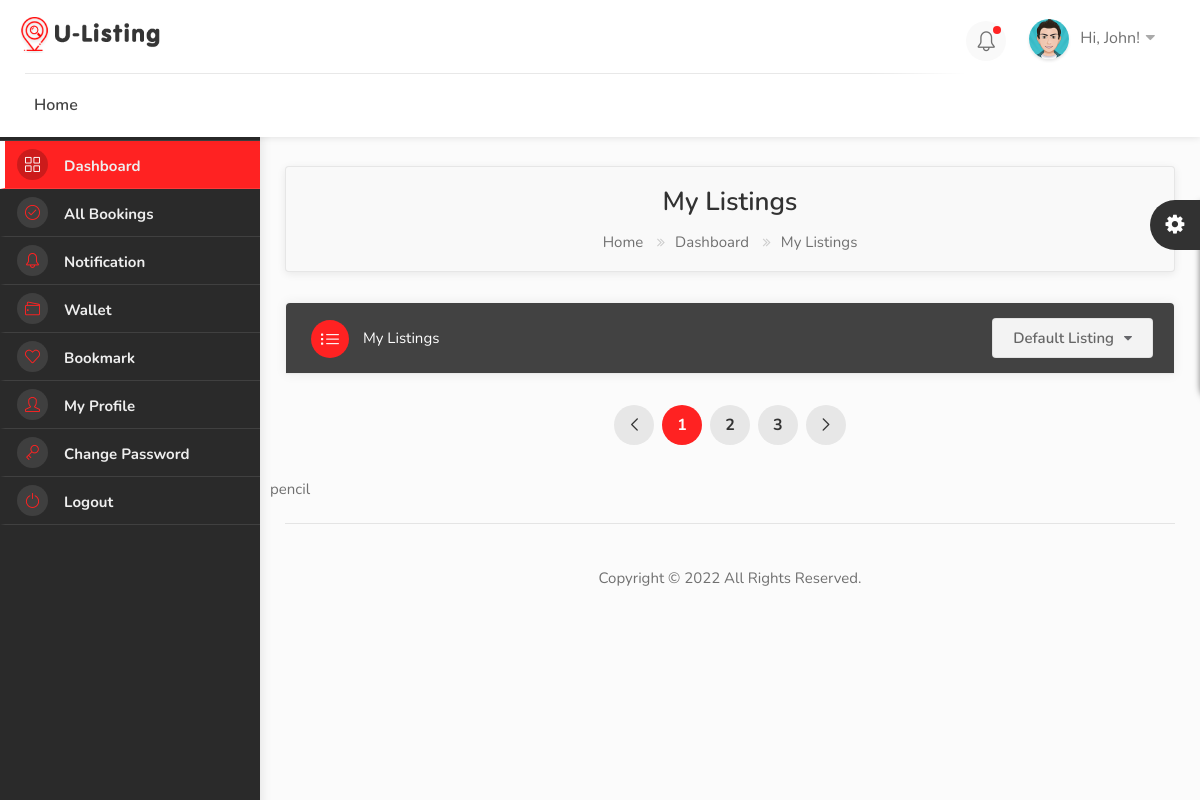
Before: /dashboard/bookings/ (signed in) with the older database file.
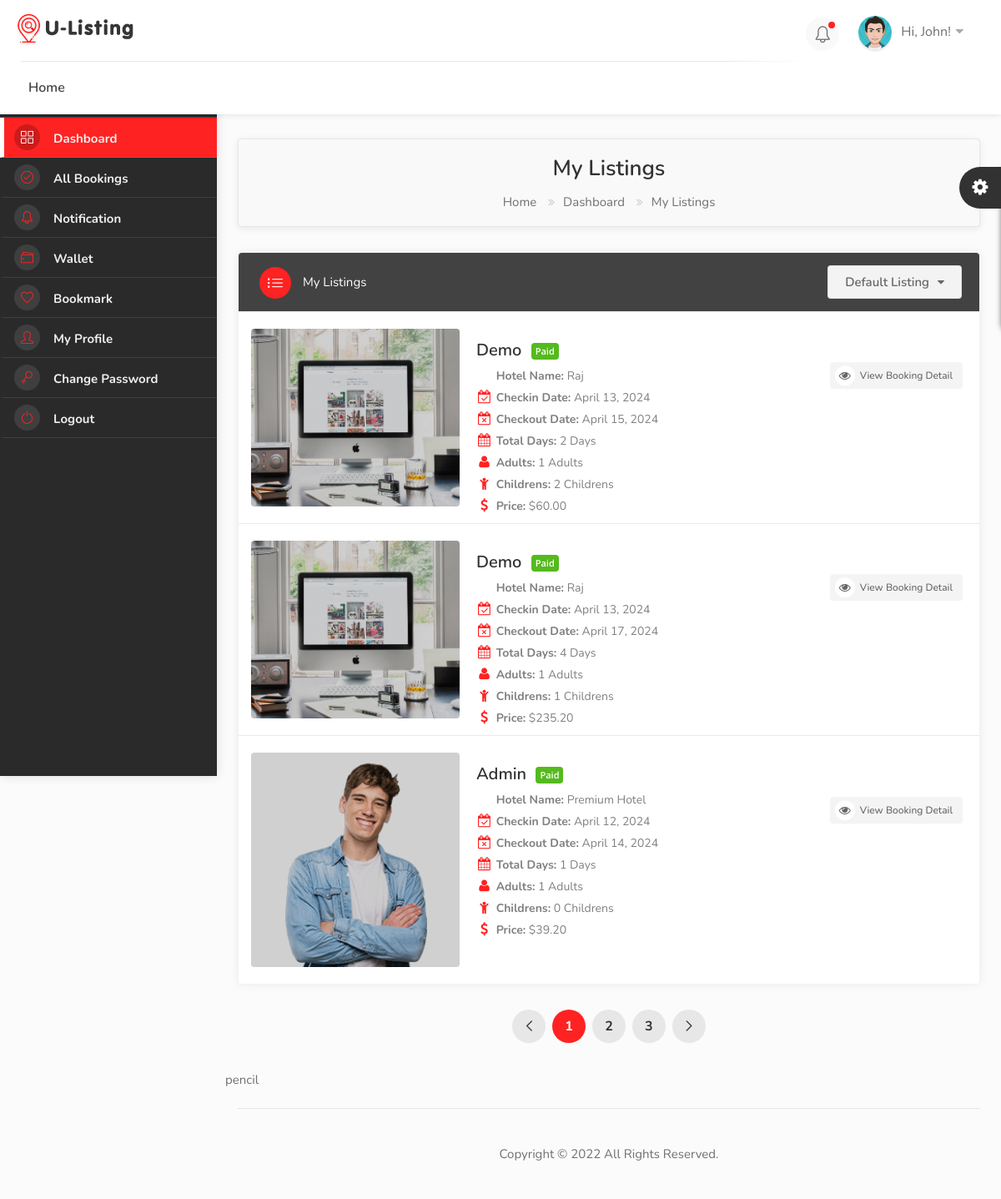
After: the same page with the newer database file.
### hotel/models.py (models this page shows, shortened)
class Booking(models.Model):
    user = models.ForeignKey(User, on_delete=models.SET_NULL, null=True, blank=True)
    payment_status = models.CharField(max_length=100, choices=PAYMENT_STATUS)
    coupons = models.ManyToManyField('hotel.Coupon', blank=True)
    full_name = models.CharField(max_length=100)
    email = models.CharField(max_length=100)
    phone = models.CharField(max_length=100)
    hotel = models.ForeignKey(Hotel, on_delete=models.SET_NULL, null=True, blank=True)
    room_type = models.ForeignKey(RoomType, on_delete=models.SET_NULL, null=True, blank=True)
    room = models.ManyToManyField(Room)
    before_discount = models.DecimalField(max_digits=12, decimal_places=2, default=0.00)
    total = models.DecimalField(max_digits=12, decimal_places=2, default=0.00)
    saved = models.DecimalField(max_digits=12, decimal_places=2, default=0.00)
    check_in_date = models.DateField()
    check_out_date = models.DateField()
    total_days = models.PositiveIntegerField(default=0)
    num_adults = models.PositiveIntegerField(default=1)
    num_children = models.PositiveIntegerField(default=0)
    checked_in = models.BooleanField(default=False)
    checked_out = models.BooleanField(default=False)
    is_active = models.BooleanField(default=False)
    checked_in_tracker = models.BooleanField(default=False)
    checked_out_tracker = models.BooleanField(default=False)
    bid = ShortUUIDField(unique=True, length=10, max_length=20)
    date = models.DateTimeField(auto_now_add=True)
    stripe_payment_intent = models.CharField(max_length=200, null=True, blank=True)
    success_id = ShortUUIDField(length=10, max_length=20, null=True, blank=True)
    booking_id = ShortUUIDField(unique=True, length=10, max_length=20)

class Hotel(models.Model):
    user = models.ForeignKey(User, on_delete=models.SET_NULL, null=True)
    name = models.CharField(max_length=100, null=True, blank=True)
    description = CKEditor5Field(null=True, blank=True, config_name="extends")
    image = models.FileField(upload_to="hotel_gallery")
    address = models.CharField(max_length=200)
    mobile = models.CharField(max_length=200)
    email = models.CharField(max_length=100)
    status = models.CharField(max_length=20, choices=HOTEL_STATUS, default="Live")
    tags = TaggableManager(blank=True)
    views = models.IntegerField(default=0)
    featured = models.BooleanField(default=False)
    hid = ShortUUIDField(unique=True, length=10, max_length=20)
    slug = models.SlugField(unique=True)
    date = models.DateTimeField(auto_now_add=True)
    def hotel_gallery(self):
        return HotelGallery.objects.filter(hotel=self)

### user_dashboard/views.py (the view)
# urls.py: path("bookings/", views.bookings, name="bookings"),
@login_required
def bookings(request):
    bookings = Booking.objects.filter(user=request.user, payment_status="Paid")
    context = {
        "bookings": bookings,
    }
    return render(request, "user_dashboard/bookings.html", context)

### templates/user_dashboard/bookings.html (shortened to what this page needs)
{% extends 'partials/dashboard_base.html' %}
{% load static %}
{% block content %}
<div class="utf_dashboard_content">
    <div id="titlebar" class="dashboard_gradient">
        <div class="row">
            <div class="col-md-12">
                <h2>My Listings</h2>
                <nav id="breadcrumbs">
                    <ul>
                        <li><a href="/">Home</a></li>
                        <li><a href="dashboard.html">Dashboard</a></li>
                        <li>My Listings</li>
                    </ul>
                </nav>
            </div>
        </div>
    </div>
    <div class="row">
        <div class="col-lg-12 col-md-12">
            <div class="utf_dashboard_list_box margin-top-0">
                <div class="sort-by my_sort_by">
                    <div class="utf_sort_by_select_item">
                        <select data-placeholder="Default Listing" class="utf_chosen_select_single">
                            <option>Default Listing</option>
                        </select>
                    </div>
                </div>
                <h4><i class="sl sl-icon-list"></i> My Listings</h4>
                <ul>
                    {% for b in bookings %}
                    <li>
                        <div class="utf_list_box_listing_item">
                            <div class="utf_list_box_listing_item-img"><a href="#"><img
                                        src="{{b.hotel.image.url}}" alt=""></a></div>
                            <div class="utf_list_box_listing_item_content">
                                <div class="inner">
                                    <h3>{{b.full_name|title}}
                                        <div class="utf_counter_star_rating">{{b.payment_status|title}}</div>
                                    </h3>
                                    <span><i class="im im-icon-Hotel"></i> <b>Hotel Name:</b> {{b.hotel.name}}</span>
                                    <span><i class="fa fa-calendar-check-o"></i> <b>Checkin Date:</b> {{b.check_in_date}}</span>
                                    <span><i class="fa fa-calendar-times-o"></i> <b>Checkout Date:</b> {{b.check_out_date}}</span>
                                    <span><i class="fa fa-calendar"></i> <b>Total Days:</b> {{b.total_days}} Days</span>
                                    <span><i class="fa fa-user"></i> <b>Adults:</b> {{b.num_adults}} Adults</span>
                                    <span><i class="fa fa-child"></i> <b>Childrens:</b> {{b.num_children}} Childrens</span>
                                    <span><i class="fa fa-dollar"></i> <b>Price:</b> ${{b.total}}</span>
                                </div>
                            </div>
                        </div>
                        <div class="buttons-to-right">
                            <a href="{% url 'user_dashboard:booking_detail' b.booking_id %}" class="button gray"><i class="fa fa-eye"></i> View Booking Detail</a>
                        </div>
                    </li>
                    {% endfor %}
                </ul>
            </div>
            <div class="utf_pagination_container_part margin-top-30 margin-bottom-30">
                <nav class="pagination">
                    <ul>
                        <li><a href="#"><i class="sl sl-icon-arrow-left"></i></a></li>
                        <li><a href="#" class="current-page">1</a></li>
                        <li><a href="#">2</a></li>
                        <li><a href="#">3</a></li>
                        <li><a href="#"><i class="sl sl-icon-arrow-right"></i></a></li>
                    </ul>
                </nav>
            </div>
        </div>pencil
        <div class="col-md-12">
            <div class="footer_copyright_part">Copyright © 2022 All Rights Reserved.</div>
        </div>
    </div>
</div>
{% endblock content %}

Changed rows visible on the page:
added Booking: hotel.image (picture), full_name "Demo", payment_status "Paid", hotel.name "Raj", check_in_date "April 13, 2024", check_out_date "April 15, 2024", total_days "2", num_adults "1", num_children "2", total "60.00"
added Booking: hotel.image (picture), full_name "Demo", payment_status "Paid", hotel.name "Raj", check_in_date "April 13, 2024", check_out_date "April 17, 2024", total_days "4", num_adults "1", num_children "1", total "235.20"
added Booking: hotel.image (picture), full_name "Admin", payment_status "Paid", hotel.name "Premium Hotel", check_in_date "April 12, 2024", check_out_date "April 14, 2024", total_days "1", num_adults "1", num_children "0", total "39.20"
